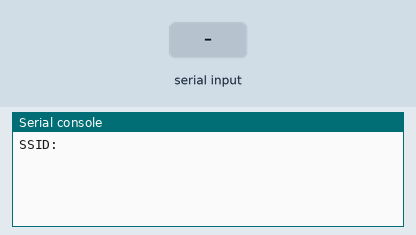
Recording of a program running on a simulated ESP32 board running MicroPython. On the bench: the last lines printed to the serial console. The test bench sets the inputs (shaded band). WiFi joins after 1.5 s. At 5.8 s the program stops and its outputs stay as they are.

Above: at 1.2 s.
1.3 s: "1" typed at the serial console, then Enter
At 2.2 s:
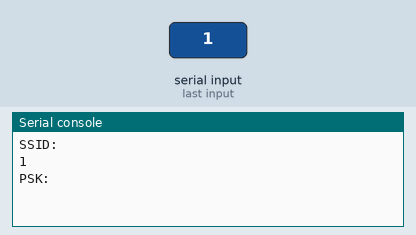
2.8 s: "0" typed at the serial console, then Enter
At 3.3 s:
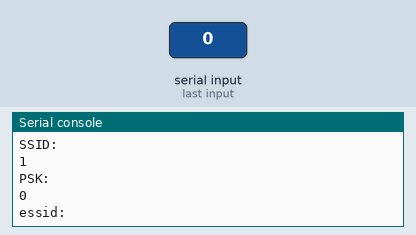
4.3 s: "2" typed at the serial console, then Enter
At 5.5 s:
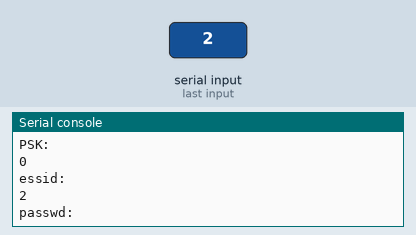
5.8 s: "1" typed at the serial console, then Enter
At 6.8 s:
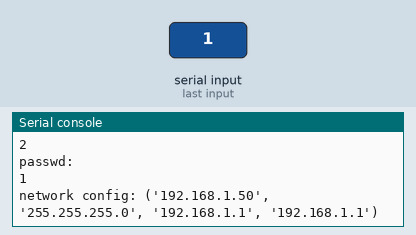
Timing chart, 0 to 7.3 s (numbered marks = the images above; inputs shaded):
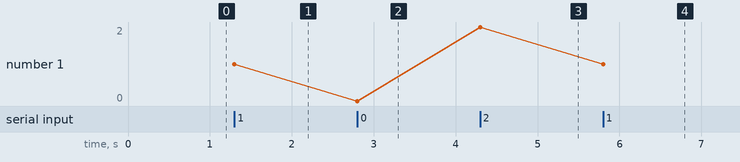

Measured:
- after the input at 1.3 s, the serial console: prints a new line at once (image 1)
- after the input at 2.8 s, the serial console: prints a new line at once (image 2)
- after the input at 4.3 s, the serial console: prints a new line at once (image 3)
- after the input at 5.8 s, the serial console: prints a new line at once (image 4)
- plotted number 1: 1 → 0 after the input at 2.8 s, 0 → 2 after the input at 4.3 s, 2 → 1 after the input at 5.8 s

The program:

wifi.py
```python
import network

ssid = input("SSID: ")
psk = input("PSK: ")

def main():
    lan = network.WLAN(network.STA_IF)
    lan.active(True)
    lan.connect(ssid, psk)
    lan.isconnected()

if __name__ == "__main__":
    main()

#################################

import network
essid = input("essid: ")
passwd = input("passwd: ")

def do_connect():
    wlan = network.WLAN(network.STA_IF)
    wlan.active(True)
    if not wlan.isconnected():
        print('connecting to network...')
        wlan.connect(essid, passwd)
        while not wlan.isconnected():
            pass
    print('network config:', wlan.ifconfig())

if __name__ == "__main__":
    do_connect()
```
